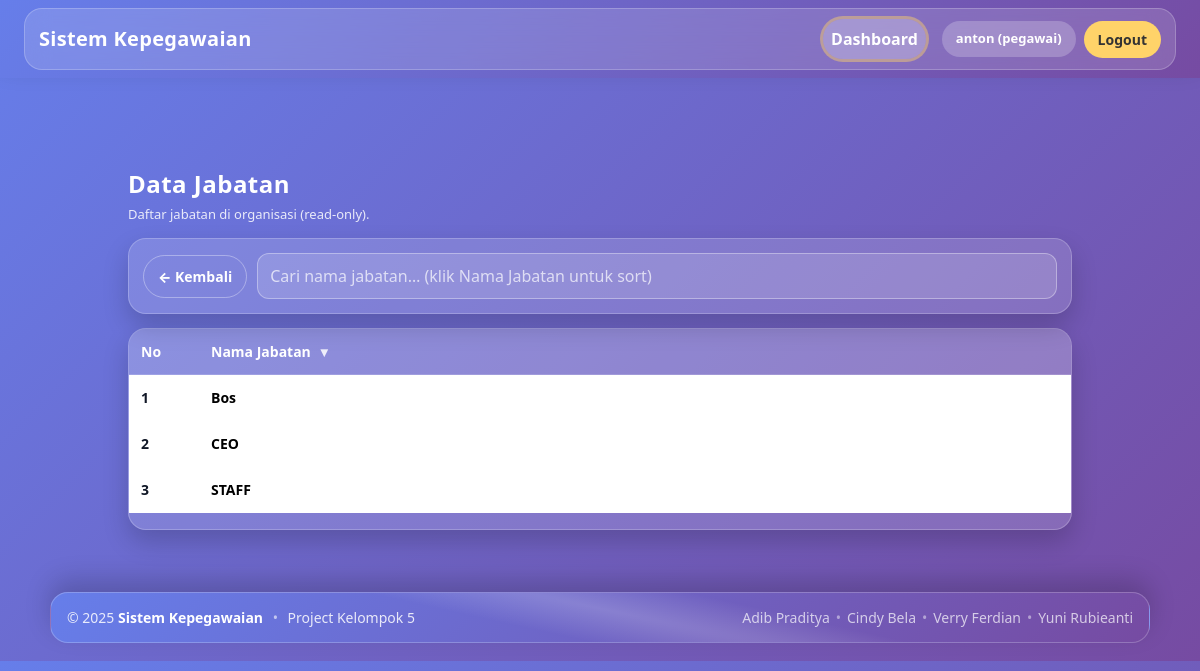
The page /pages/pegawai/jabatan.php (signed in) on the database its author committed.
### tables this page shows
CREATE TABLE `jabatan` (
  `id` int(11) NOT NULL,
  `nama_jabatan` varchar(100) NOT NULL,
  `gaji_pokok` decimal(12,2) DEFAULT 0.00
);

### config/config.php (called while the page is built, shortened)
<?php
function app_url(string $path = ''): string {
    return APP_BASE . ltrim($path, '/');
}
?>

### pages/pegawai/jabatan.php (the view, shortened to what this page needs)
<?php
require_once __DIR__ . "/../../config/config.php";
$rows = [];
$sql = "SELECT id, nama_jabatan FROM jabatan ORDER BY nama_jabatan ASC";
if (isset($conn) && $conn instanceof mysqli) {
  $res = $conn->query($sql);
  if ($res === false) {
    $query_error = $conn->error;
  } else {
    $rows = $res->fetch_all(MYSQLI_ASSOC);
  }
} else {
  $query_error = "Tidak menemukan koneksi database (\$conn atau \$pdo).";
}
include __DIR__ . "/../../includes/header.php";
?>
<div class="page">
  <h2>Data Jabatan</h2>
  <p class="sub">Daftar jabatan di organisasi (read-only).</p>
  <div class="actionbar">
    <a class="pill" href="<?= app_url('pages/dashboard_pegawai.php') ?>">← Kembali</a>
    <input id="qSearch" class="input" type="search" placeholder="Cari nama jabatan… (klik Nama Jabatan untuk sort)">
  </div>
  <div class="card">
    <div class="table-wrap">
      <table class="table" id="tblJabatan">
        <thead>
          <tr>
            <th style="width:70px">No</th>
            <th id="thNama" class="th-sort">Nama Jabatan <span class="caret">▾</span></th>
          </tr>
        </thead>
        <tbody id="tbBody">
          <?php if (count($rows)): $no=1; foreach ($rows as $r): ?>
            <tr class="row-data">
              <td><?= $no++; ?></td>
              <td class="nama-jabatan"><?= htmlspecialchars($r['nama_jabatan'] ?? '-', ENT_QUOTES, 'UTF-8') ?></td>
            </tr>
          <?php endforeach; endif; ?>
        </tbody>
      </table>
    </div>
  </div>
</div>
<?php include __DIR__ . "/../../includes/footer.php"; ?>

### includes/header.php (style rules this page uses)
:root { --grad-a:#667eea; --grad-b:#764ba2; --glass: rgba(255,255,255,0.14); --stroke: rgba(255,255,255,0.22); --text:#ffffff; --text-soft: rgba(255,255,255,0.88); --muted: rgba(255,255,255,0.70); --btn:#ffd369; --btn-hover:#ffbf00; --ring: rgba(255,211,105,.45); --shadow: 0 12px 30px rgba(0,0,0,.25); --radius: 18px; }
* { box-sizing:border-box; }
body { font-family:"Segoe UI",Inter,Arial,sans-serif; padding-top:80px; }
a { text-decoration:none !important; }

### pages/pegawai/jabatan.php (style rules this page uses)
:root { --grad-a:#667eea; --grad-b:#764ba2; --glass: rgba(255,255,255,0.15); --stroke: rgba(255,255,255,0.22); --text:#ffffff; --text-soft: rgba(255,255,255,0.88); --btn:#ffd369; --btn-hover:#ffbf00; --shadow-soft: 0 12px 26px rgba(0,0,0,0.18); --radius: 16px; --item:#111827; --item-strong:#000000; }
body { padding-left:0!important; background: linear-gradient(135deg, var(--grad-a), var(--grad-b)) !important; color: var(--text); }
.page { max-width: 980px; margin: 90px auto 48px; padding: 0 18px; animation: fadeUp .6s ease both; }
.page h2 { font-weight: 900; font-size: 24px; margin: 0 0 6px; letter-spacing: .02em; }
.page p.sub { margin: 0 0 14px; color: var(--text-soft); font-size: 13px; line-height: 1.5; }
.actionbar { background: var(--glass); border: 1px solid var(--stroke); border-radius: var(--radius); backdrop-filter: blur(12px); box-shadow: var(--shadow-soft); padding: 14px; display:flex; gap:10px; align-items:center; flex-wrap: wrap; position: sticky; top: 72px; z-index: 10; }
.pill { display:inline-flex; align-items:center; gap:8px; border: 1px solid rgba(255,255,255,0.35); background: transparent; padding: 10px 14px; border-radius: 999px; text-decoration: none; color: var(--text); font-size: 14px; font-weight: 800; transition:.25s ease; }
.input { flex: 1; min-width: 220px; border: 1px solid rgba(255,255,255,0.35); background: rgba(255,255,255,0.14); padding: 10px 12px; border-radius: 12px; outline: none; color: var(--text); transition: .2s ease; }
.input::placeholder { color: rgba(255,255,255,0.70); }
.card { background: var(--glass); border: 1px solid var(--stroke); border-radius: var(--radius); backdrop-filter: blur(12px); box-shadow: var(--shadow-soft); margin-top: 14px; overflow: hidden; padding: 0; }
.table-wrap { overflow:auto; }
.table { width: 100%; border-collapse: collapse; min-width: 520px; }
.table thead th { background: rgba(255,255,255,0.10); text-align: left; padding: 12px; font-size: 14px; color: var(--text); border-bottom: 1px solid rgba(255,255,255,0.16); font-weight: 900; }
.table tbody td { padding: 12px; font-size: 14px; border-bottom: 1px solid rgba(255,255,255,0.12); color: var(--item) !important; font-weight: 600; }
.table tbody td.nama-jabatan { color: var(--item-strong) !important; font-weight: 700; }
.table tbody tr:nth-child(odd) { background: rgba(255,255,255,0.06); }
.th-sort { cursor:pointer; user-select:none; }
.th-sort .caret { margin-left:6px; opacity:.85; }

### includes/footer.php (style rules this page uses)
:root { --grad-a:#667eea; --grad-b:#764ba2; --glass: rgba(255,255,255,0.14); --stroke: rgba(255,255,255,0.22); --text:#ffffff; --text-soft: rgba(255,255,255,0.85); --muted: rgba(255,255,255,0.70); --shadow: 0 -12px 26px rgba(0,0,0,0.18); --radius: 18px; }

### rows shown on the page
jabatan: nama_jabatan "Bos"
jabatan: nama_jabatan "CEO"
jabatan: nama_jabatan "STAFF"

### other values the page prints
$username "anton"
$role "pegawai"
